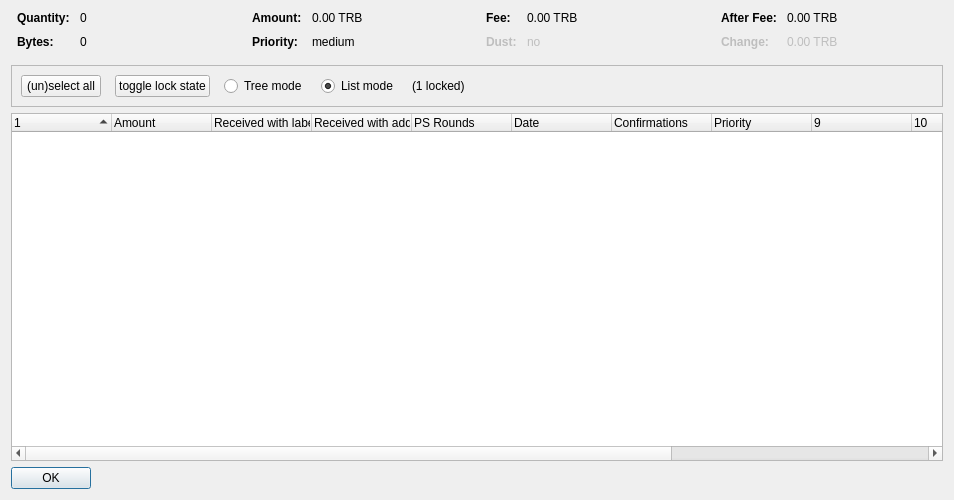
<?xml version="1.0" encoding="UTF-8"?>
<ui version="4.0">
 <class>CoinControlDialog</class>
 <widget class="QDialog" name="CoinControlDialog">
  <property name="geometry">
   <rect>
    <x>0</x>
    <y>0</y>
    <width>954</width>
    <height>500</height>
   </rect>
  </property>
  <property name="windowTitle">
   <string>Coin Selection</string>
  </property>
  <layout class="QVBoxLayout" name="verticalLayout">
   <item>
    <layout class="QHBoxLayout" name="horizontalLayoutTop" stretch="0,0,0,0">
     <property name="topMargin">
      <number>0</number>
     </property>
     <property name="bottomMargin">
      <number>10</number>
     </property>
     <item>
      <layout class="QFormLayout" name="formLayoutCoinControl1">
       <property name="horizontalSpacing">
        <number>10</number>
       </property>
       <property name="verticalSpacing">
        <number>10</number>
       </property>
       <property name="leftMargin">
        <number>6</number>
       </property>
       <property name="rightMargin">
        <number>6</number>
       </property>
       <item row="0" column="0">
        <widget class="QLabel" name="labelCoinControlQuantityText">
         <property name="font">
          <font>
           <weight>75</weight>
           <bold>true</bold>
          </font>
         </property>
         <property name="text">
          <string>Quantity:</string>
         </property>
        </widget>
       </item>
       <item row="0" column="1">
        <widget class="QLabel" name="labelCoinControlQuantity">
         <property name="cursor">
          <cursorShape>IBeamCursor</cursorShape>
         </property>
         <property name="contextMenuPolicy">
          <enum>Qt::ActionsContextMenu</enum>
         </property>
         <property name="text">
          <string notr="true">0</string>
         </property>
         <property name="textInteractionFlags">
          <set>Qt::LinksAccessibleByMouse|Qt::TextSelectableByKeyboard|Qt::TextSelectableByMouse</set>
         </property>
        </widget>
       </item>
       <item row="1" column="0">
        <widget class="QLabel" name="labelCoinControlBytesText">
         <property name="font">
          <font>
           <weight>75</weight>
           <bold>true</bold>
          </font>
         </property>
         <property name="text">
          <string>Bytes:</string>
         </property>
        </widget>
       </item>
       <item row="1" column="1">
        <widget class="QLabel" name="labelCoinControlBytes">
         <property name="cursor">
          <cursorShape>IBeamCursor</cursorShape>
         </property>
         <property name="contextMenuPolicy">
          <enum>Qt::ActionsContextMenu</enum>
         </property>
         <property name="text">
          <string notr="true">0</string>
         </property>
         <property name="textInteractionFlags">
          <set>Qt::LinksAccessibleByMouse|Qt::TextSelectableByKeyboard|Qt::TextSelectableByMouse</set>
         </property>
        </widget>
       </item>
      </layout>
     </item>
     <item>
      <layout class="QFormLayout" name="formLayoutCoinControl2">
       <property name="horizontalSpacing">
        <number>10</number>
       </property>
       <property name="verticalSpacing">
        <number>10</number>
       </property>
       <property name="leftMargin">
        <number>6</number>
       </property>
       <property name="rightMargin">
        <number>6</number>
       </property>
       <item row="0" column="0">
        <widget class="QLabel" name="labelCoinControlAmountText">
         <property name="font">
          <font>
           <weight>75</weight>
           <bold>true</bold>
          </font>
         </property>
         <property name="text">
          <string>Amount:</string>
         </property>
        </widget>
       </item>
       <item row="0" column="1">
        <widget class="QLabel" name="labelCoinControlAmount">
         <property name="cursor">
          <cursorShape>IBeamCursor</cursorShape>
         </property>
         <property name="contextMenuPolicy">
          <enum>Qt::ActionsContextMenu</enum>
         </property>
         <property name="text">
          <string notr="true">0.00 TRB</string>
         </property>
         <property name="textInteractionFlags">
          <set>Qt::LinksAccessibleByMouse|Qt::TextSelectableByKeyboard|Qt::TextSelectableByMouse</set>
         </property>
        </widget>
       </item>
       <item row="1" column="0">
        <widget class="QLabel" name="labelCoinControlPriorityText">
         <property name="font">
          <font>
           <weight>75</weight>
           <bold>true</bold>
          </font>
         </property>
         <property name="text">
          <string>Priority:</string>
         </property>
        </widget>
       </item>
       <item row="1" column="1">
        <widget class="QLabel" name="labelCoinControlPriority">
         <property name="cursor">
          <cursorShape>IBeamCursor</cursorShape>
         </property>
         <property name="contextMenuPolicy">
          <enum>Qt::ActionsContextMenu</enum>
         </property>
         <property name="text">
          <string>medium</string>
         </property>
         <property name="textInteractionFlags">
          <set>Qt::LinksAccessibleByMouse|Qt::TextSelectableByKeyboard|Qt::TextSelectableByMouse</set>
         </property>
        </widget>
       </item>
      </layout>
     </item>
     <item>
      <layout class="QFormLayout" name="formLayoutCoinControl3">
       <property name="horizontalSpacing">
        <number>10</number>
       </property>
       <property name="verticalSpacing">
        <number>10</number>
       </property>
       <property name="leftMargin">
        <number>6</number>
       </property>
       <property name="rightMargin">
        <number>6</number>
       </property>
       <item row="0" column="0">
        <widget class="QLabel" name="labelCoinControlFeeText">
         <property name="font">
          <font>
           <weight>75</weight>
           <bold>true</bold>
          </font>
         </property>
         <property name="text">
          <string>Fee:</string>
         </property>
        </widget>
       </item>
       <item row="0" column="1">
        <widget class="QLabel" name="labelCoinControlFee">
         <property name="cursor">
          <cursorShape>IBeamCursor</cursorShape>
         </property>
         <property name="contextMenuPolicy">
          <enum>Qt::ActionsContextMenu</enum>
         </property>
         <property name="text">
          <string notr="true">0.00 TRB</string>
         </property>
         <property name="textInteractionFlags">
          <set>Qt::LinksAccessibleByMouse|Qt::TextSelectableByKeyboard|Qt::TextSelectableByMouse</set>
         </property>
        </widget>
       </item>
       <item row="1" column="0">
        <widget class="QLabel" name="labelCoinControlLowOutputText">
         <property name="enabled">
          <bool>false</bool>
         </property>
         <property name="font">
          <font>
           <weight>75</weight>
           <bold>true</bold>
          </font>
         </property>
         <property name="text">
          <string>Dust:</string>
         </property>
        </widget>
       </item>
       <item row="1" column="1">
        <widget class="QLabel" name="labelCoinControlLowOutput">
         <property name="enabled">
          <bool>false</bool>
         </property>
         <property name="cursor">
          <cursorShape>IBeamCursor</cursorShape>
         </property>
         <property name="contextMenuPolicy">
          <enum>Qt::ActionsContextMenu</enum>
         </property>
         <property name="text">
          <string>no</string>
         </property>
         <property name="textInteractionFlags">
          <set>Qt::LinksAccessibleByMouse|Qt::TextSelectableByKeyboard|Qt::TextSelectableByMouse</set>
         </property>
        </widget>
       </item>
      </layout>
     </item>
     <item>
      <layout class="QFormLayout" name="formLayoutCoinControl4">
       <property name="horizontalSpacing">
        <number>10</number>
       </property>
       <property name="verticalSpacing">
        <number>10</number>
       </property>
       <property name="leftMargin">
        <number>6</number>
       </property>
       <property name="rightMargin">
        <number>6</number>
       </property>
       <item row="0" column="0">
        <widget class="QLabel" name="labelCoinControlAfterFeeText">
         <property name="font">
          <font>
           <weight>75</weight>
           <bold>true</bold>
          </font>
         </property>
         <property name="text">
          <string>After Fee:</string>
         </property>
        </widget>
       </item>
       <item row="0" column="1">
        <widget class="QLabel" name="labelCoinControlAfterFee">
         <property name="cursor">
          <cursorShape>IBeamCursor</cursorShape>
         </property>
         <property name="contextMenuPolicy">
          <enum>Qt::ActionsContextMenu</enum>
         </property>
         <property name="text">
          <string notr="true">0.00 TRB</string>
         </property>
         <property name="textInteractionFlags">
          <set>Qt::LinksAccessibleByMouse|Qt::TextSelectableByKeyboard|Qt::TextSelectableByMouse</set>
         </property>
        </widget>
       </item>
       <item row="1" column="0">
        <widget class="QLabel" name="labelCoinControlChangeText">
         <property name="enabled">
          <bool>false</bool>
         </property>
         <property name="font">
          <font>
           <weight>75</weight>
           <bold>true</bold>
          </font>
         </property>
         <property name="text">
          <string>Change:</string>
         </property>
        </widget>
       </item>
       <item row="1" column="1">
        <widget class="QLabel" name="labelCoinControlChange">
         <property name="enabled">
          <bool>false</bool>
         </property>
         <property name="cursor">
          <cursorShape>IBeamCursor</cursorShape>
         </property>
         <property name="contextMenuPolicy">
          <enum>Qt::ActionsContextMenu</enum>
         </property>
         <property name="text">
          <string notr="true">0.00 TRB</string>
         </property>
         <property name="textInteractionFlags">
          <set>Qt::LinksAccessibleByMouse|Qt::TextSelectableByKeyboard|Qt::TextSelectableByMouse</set>
         </property>
        </widget>
       </item>
      </layout>
     </item>
    </layout>
   </item>
   <item>
    <widget class="QFrame" name="frame">
     <property name="minimumSize">
      <size>
       <width>0</width>
       <height>40</height>
      </size>
     </property>
     <property name="frameShape">
      <enum>QFrame::StyledPanel</enum>
     </property>
     <property name="frameShadow">
      <enum>QFrame::Sunken</enum>
     </property>
     <layout class="QHBoxLayout" name="horizontalLayout">
      <item>
       <layout class="QHBoxLayout" name="horizontalLayoutPanel" stretch="0,0,0,0,0,0">
        <property name="spacing">
         <number>14</number>
        </property>
        <item>
         <widget class="QPushButton" name="pushButtonSelectAll">
          <property name="sizePolicy">
           <sizepolicy hsizetype="Maximum" vsizetype="Fixed">
            <horstretch>0</horstretch>
            <verstretch>0</verstretch>
           </sizepolicy>
          </property>
          <property name="text">
           <string>(un)select all</string>
          </property>
          <property name="autoDefault">
           <bool>false</bool>
          </property>
         </widget>
        </item>
        <item>
         <widget class="QPushButton" name="pushButtonToggleLock">
          <property name="sizePolicy">
           <sizepolicy hsizetype="Maximum" vsizetype="Fixed">
            <horstretch>0</horstretch>
            <verstretch>0</verstretch>
           </sizepolicy>
          </property>
          <property name="text">
           <string>toggle lock state</string>
          </property>
          <property name="autoDefault">
           <bool>false</bool>
          </property>
         </widget>
        </item>
        <item>
         <widget class="QRadioButton" name="radioTreeMode">
          <property name="sizePolicy">
           <sizepolicy hsizetype="Maximum" vsizetype="Fixed">
            <horstretch>0</horstretch>
            <verstretch>0</verstretch>
           </sizepolicy>
          </property>
          <property name="text">
           <string>Tree mode</string>
          </property>
         </widget>
        </item>
        <item>
         <widget class="QRadioButton" name="radioListMode">
          <property name="sizePolicy">
           <sizepolicy hsizetype="Maximum" vsizetype="Fixed">
            <horstretch>0</horstretch>
            <verstretch>0</verstretch>
           </sizepolicy>
          </property>
          <property name="text">
           <string>List mode</string>
          </property>
          <property name="checked">
           <bool>true</bool>
          </property>
         </widget>
        </item>
        <item>
         <widget class="QLabel" name="labelLocked">
          <property name="text">
           <string>(1 locked)</string>
          </property>
         </widget>
        </item>
        <item>
         <spacer name="horizontalSpacer">
          <property name="orientation">
           <enum>Qt::Horizontal</enum>
          </property>
          <property name="sizeHint" stdset="0">
           <size>
            <width>40</width>
            <height>20</height>
           </size>
          </property>
         </spacer>
        </item>
       </layout>
      </item>
     </layout>
    </widget>
   </item>
   <item>
    <widget class="CoinControlTreeWidget" name="treeWidget">
     <property name="contextMenuPolicy">
      <enum>Qt::CustomContextMenu</enum>
     </property>
     <property name="sortingEnabled">
      <bool>false</bool>
     </property>
     <property name="columnCount">
      <number>13</number>
     </property>
     <attribute name="headerShowSortIndicator" stdset="0">
      <bool>true</bool>
     </attribute>
     <attribute name="headerStretchLastSection">
      <bool>false</bool>
     </attribute>
     <column>
      <property name="text">
       <string/>
      </property>
     </column>
     <column>
      <property name="text">
       <string>Amount</string>
      </property>
     </column>
     <column>
      <property name="text">
       <string>Received with label</string>
      </property>
     </column>
     <column>
      <property name="text">
       <string>Received with address</string>
      </property>
     </column>
     <column>
      <property name="text">
       <string>PS Rounds</string>
      </property>
     </column>
     <column>
      <property name="text">
       <string>Date</string>
      </property>
     </column>
     <column>
      <property name="text">
       <string>Confirmations</string>
      </property>
      <property name="toolTip">
       <string>Confirmed</string>
      </property>
     </column>
     <column>
      <property name="text">
       <string>Priority</string>
      </property>
     </column>
     <column>
      <property name="text">
       <string/>
      </property>
     </column>
     <column>
      <property name="text">
       <string/>
      </property>
     </column>
     <column>
      <property name="text">
       <string/>
      </property>
     </column>
     <column>
      <property name="text">
       <string/>
      </property>
     </column>
     <column>
      <property name="text">
       <string/>
      </property>
     </column>
    </widget>
   </item>
   <item>
    <widget class="QDialogButtonBox" name="buttonBox">
     <property name="sizePolicy">
      <sizepolicy hsizetype="Maximum" vsizetype="Fixed">
       <horstretch>0</horstretch>
       <verstretch>0</verstretch>
      </sizepolicy>
     </property>
     <property name="orientation">
      <enum>Qt::Horizontal</enum>
     </property>
     <property name="standardButtons">
      <set>QDialogButtonBox::Ok</set>
     </property>
    </widget>
   </item>
  </layout>
 </widget>
 <customwidgets>
  <customwidget>
   <class>CoinControlTreeWidget</class>
   <extends>QTreeWidget</extends>
   <header>coincontroltreewidget.h</header>
  </customwidget>
 </customwidgets>
 <resources/>
 <connections/>
</ui>
